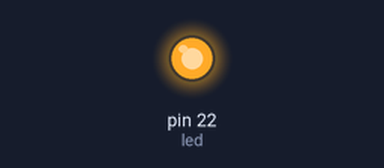
This sketch was run on a simulated Arduino Mega 2560, built with avr-gcc and run on an emulated ATmega2560. On the bench: output pins drawn as LEDs (lit = HIGH).

Above: at 1.8 s.
At 5.4 s:
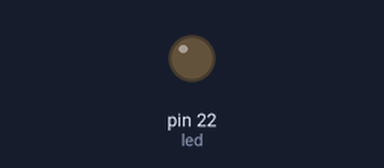
Timing chart, 0 to 9.5 s (numbered marks = the images above):
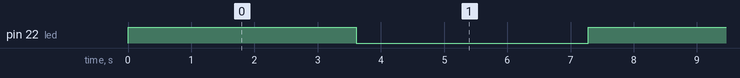

Measured:
- by itself, pin 22 (led): alternates HIGH for 3.6 s and LOW for 3.7 s

The sketch:

Sin_fade.ino
```cpp
int led = 22;           // the PWM pin the LED is attached to
float brightness = 0;   // how bright the LED is
int degrees = 0;        //Integer for going through loop

// the setup routine runs once when you press reset:
void setup() {
  // declare pin 22 to be output
  pinMode(led, OUTPUT);
}

// the loop routine runs over and over again forever:
void loop() {
  //Resets loop if counter goes past a full circle
  if(++degrees > 360){
      degrees = 0;
    }
  //Converts degrees to radians, then into the sin wave.
  brightness = sin(radians(degrees));
  //Adds one to get positive value, then multiplies by half max LED brightness, since value is from 0-2.
  brightness = (brightness +1)*127.5;
  //Changes LED, then waits 20ms
  analogWrite(led, brightness);
  delay(20);
}
```
